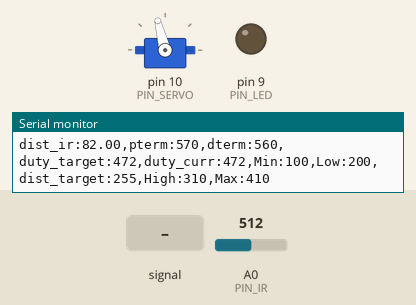
Recording of a sketch running on a simulated Arduino Uno, built with avr-gcc and run on an emulated ATmega328P. Shown: servo, output pins drawn as LEDs (lit = HIGH), the last lines printed to the serial monitor. The inputs (shaded band) are chosen by the test bench; at power-on: A0 (PIN_IR) = 512.

Above: at 1.2 s.
1.3 s: A0 (PIN_IR) fed a 200 Hz sine of ±81 counts around its level
4.3 s: A0 (PIN_IR) set to 306
At 5.0 s:
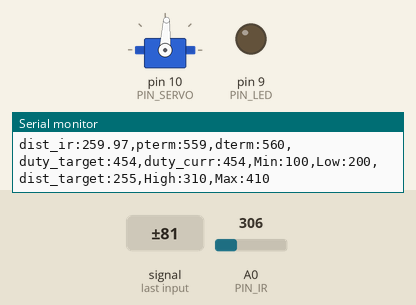
6.1 s: A0 (PIN_IR) set to 245
At 7.0 s:
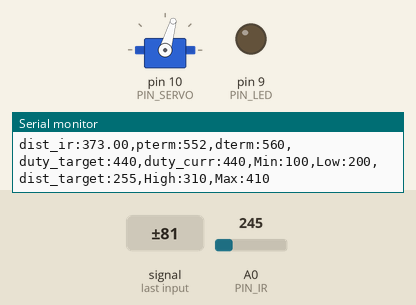
8.2 s: A0 (PIN_IR) set to 122
At 9.2 s:
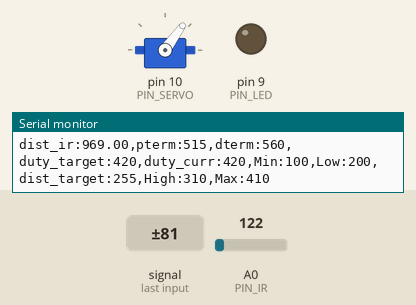
9.7 s: A0 (PIN_IR) set to 11
11.2 s: A0 (PIN_IR) set to 8
At 11.9 s:
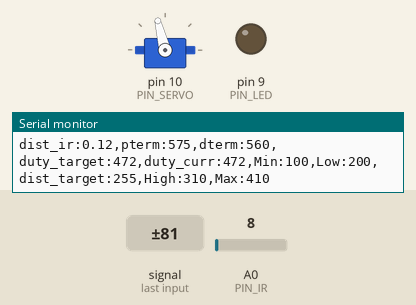
Timing chart, 0 to 13.7 s (numbered marks = the images above; inputs shaded):
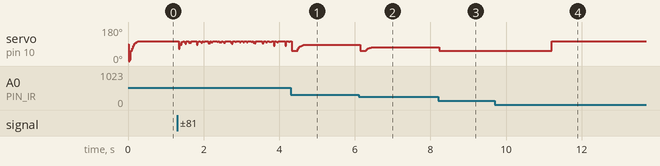

The sketch:

PD-control.ino
```cpp
#include <Servo.h>

// Arduino pin assignment
#define PIN_LED 9
#define PIN_SERVO 10
#define PIN_IR A0

// Framework setting
#define _DIST_TARGET 255
#define _DIST_MIN 100
#define _DIST_MAX 410

// Distance sensor
// #define _DIST_ALPHA 0.0

// Servo range
#define _DUTY_MIN 1100
#define _DUTY_NEU 1450
#define _DUTY_MAX 1620

// Servo speed control
#define _SERVO_ANGLE 30
#define _SERVO_SPEED 1500

// Event periods
#define _INTERVAL_SERVO 20
#define _INTERVAL_SERIAL 100

// PID parameters
#define _KP 1.25
#define _KI 0.0
#define _KD 37.75


#define _INTERVAL_DIST 30  // DELAY_MICROS * samples_num^2 의 값이 최종 거리측정 인터벌임. 넉넉하게 30ms 잡음.
#define DELAY_MICROS  1500 // 필터에 넣을 샘플값을 측정하는 딜레이(고정값!)
#define EMA_ALPHA 0.35     // EMA 필터 값을 결정하는 ALPHA 값. 작성자가 생각하는 최적값임.
float ema_dist=0;            // EMA 필터에 사용할 변수
float filtered_dist;       // 최종 측정된 거리값을 넣을 변수. loop()안에 filtered_dist = filtered_ir_distance(); 형태로 사용하면 됨.
float samples_num = 3;     // 스파이크 제거를 위한 부분필터에 샘플을 몇개 측정할 것인지. 3개로 충분함! 가능하면 수정하지 말 것.

// Servo instance
Servo myservo;

// Distance sensor
float dist_target;
float dist_raw, dist_ema;

// Event periods
unsigned long last_sampling_time_dist, last_sampling_time_servo,last_sampling_time_serial;
bool event_dist, event_servo, event_serial;

// Servo speed control
int duty_chg_per_interval;
int duty_target, duty_curr, duty_neutral;

// PID variables
float error_curr, error_prev, control, pterm, dterm, iterm;

void setup() {
// initialize GPIO pins for LED and attach servo
  pinMode(PIN_LED, OUTPUT);
  myservo.attach(PIN_SERVO);
  myservo.writeMicroseconds(1450);

// initialize global variables
  duty_target = _DIST_MIN;
  duty_curr = _DIST_MIN;
  dist_raw = _DIST_MIN;
  dist_ema = _DIST_MIN;
  last_sampling_time_dist, last_sampling_time_servo, last_sampling_time_serial = 0;
  pterm = iterm = dterm = 0;
  error_curr = 0;
  error_prev = 0;

// move servo to neutral position
  myservo.writeMicroseconds(_DUTY_NEU);

// initialize serial port
  Serial.begin(57600);

// convert angle speed into duty change per interval.
  duty_chg_per_interval = (float)(_DUTY_MAX - _DUTY_MIN) * (_SERVO_SPEED / _SERVO_ANGLE) * (_INTERVAL_SERVO / 1000.0);
}


void loop() {
    float raw_dist = ir_distance();
    float dist_cal = 100.0 + 300.0/(260 - 103)*(raw_dist - 103);
    unsigned long time_curr = millis();
    if(time_curr >= last_sampling_time_dist + _INTERVAL_DIST) {
        last_sampling_time_dist += _INTERVAL_DIST;
        event_dist = true;
    }
    if(time_curr >= last_sampling_time_servo + _INTERVAL_SERVO) {
        last_sampling_time_servo += _INTERVAL_SERVO;
        event_servo = true;
    }
    if(time_curr >= last_sampling_time_serial + _INTERVAL_SERIAL) {
        last_sampling_time_serial += _INTERVAL_SERIAL;
        event_serial = true;
    }

    if(event_dist) {
        event_dist = false;
        // get a distance reading from the distance sensor
        dist_raw = filtered_ir_distance();

        // PID control logic
        error_curr = _DIST_TARGET - dist_raw;
        pterm = _KP * error_curr;
        dterm = _KD * (error_curr - error_prev);
        control = pterm + dterm;
        duty_target = _DUTY_NEU + control;

  // keep duty_target value within the range of [_DUTY_MIN, _DUTY_MAX]
        if(duty_target < _DUTY_MIN) duty_target = _DUTY_MIN;
        if(duty_target > _DUTY_MAX) duty_target = _DUTY_MAX;

 // update error_prev
        error_prev = error_curr;
  }

    if(event_servo) {
        event_servo = false;

        // adjust duty_curr toward duty_target by duty_chg_per_interval
        if(duty_target > duty_curr) {
            duty_curr += duty_chg_per_interval;
            if(duty_curr > duty_target) duty_curr = duty_target;
        }
        else {
            duty_curr -= duty_chg_per_interval;
            if(duty_curr < duty_target) duty_curr = duty_target;
        }

        // update servo position
        myservo.writeMicroseconds((int)duty_curr);

        event_servo = false;
    }

    if(event_serial) {
      event_serial = false;
      Serial.print("dist_ir:");
      Serial.print(dist_raw);
      Serial.print(",pterm:");
      Serial.print(map(pterm,-1000,1000,510,610));
      Serial.print(",dterm:");
      Serial.print(map(dterm,-1000,1000,510,610));
      Serial.print(",duty_target:");
      Serial.print(map(duty_target,1000,2000,410,510));
      Serial.print(",duty_curr:");
      Serial.print(map(duty_curr,1000,2000,410,510));
      Serial.println(",Min:100,Low:200,dist_target:255,High:310,Max:410");
    }
}

float ir_distance(void){ // return value unit: mm
    float val;
    float volt = float(analogRead(PIN_IR));
    val = ((6762.0/(volt - 9.0)) - 4.0) * 10.0;
    return val;
}

float under_noise_filter(void){ // 아래로 떨어지는 형태의 스파이크를 제거해주는 필터
  int currReading;
  int largestReading = 0;
  for (int i = 0; i < samples_num; i++) {
    currReading = ir_distance();
    currReading = 100.0 + 300.0/(260 - 103)*(currReading-103);
    if (currReading > largestReading) { largestReading = currReading; }
    // Delay a short time before taking another reading
    delayMicroseconds(DELAY_MICROS);
  }
  return largestReading;
}

float filtered_ir_distance(void){ // 아래로 떨어지는 형태의 스파이크를 제거 후, 위로 치솟는 스파이크를 제거하고 EMA필터를 적용함.
  // under_noise_filter를 통과한 값을 upper_nosie_filter에 넣어 최종 값이 나옴.
  int currReading;
  int lowestReading = 1024;
  for (int i = 0; i < samples_num; i++) {
    currReading = under_noise_filter();
    if (currReading < lowestReading) { lowestReading = currReading; }
  }
  // eam 필터 추가
  ema_dist = EMA_ALPHA*lowestReading + (1-EMA_ALPHA)*ema_dist;
  return ema_dist;
}
//===================================================


/* float ir_distance_filtered(void){ // return value unit: mm
  return ir_distance(); // for now, just use ir_distance() without noise filter.
} */
```

Measured:
- the behaviour switches between 10 and 9 on A0 (PIN_IR) (found by bisection; images 3 and 4)
- after the input at 8.2 s, servo on pin 10 (PIN_SERVO): 74° → 54° at once
- after the input at 11.2 s, servo on pin 10 (PIN_SERVO): 54° → 104° at once
